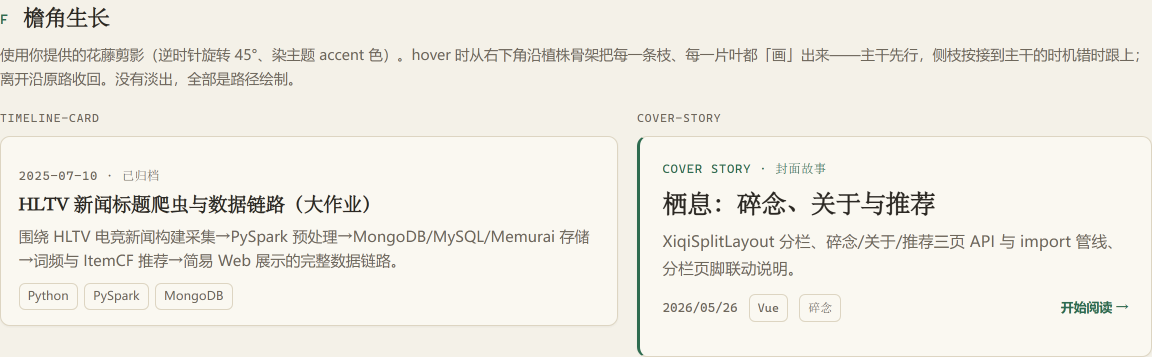
#> input picture designed/hover-options/f-idle.png, 2304 x 714 px, found by its file name (shown at 1/2 size)
$ python crop_br2.py
#> lines starting #> are read from the running program, lines starting #| are printed output that depends on the picture; after the words box and inside, x2 and y2 are one past the last pixel; in counts of white or black regions, pixels touching at a corner belong together
"""放大 cover-story 右下角 开始阅读 一带。"""
from PIL import Image
import numpy as np

img = Image.open(r"e:\Project\GrunRay_wiki\designed\hover-options\f-idle.png")
#> img is the input picture: PIL image 2304x714 RGB; mean R, G, B 239.7, 237.2, 229.2
W, H = img.size
#> W = 2304; H = 714
# 右下 280x200
crop = img.crop((W-280, H-200, W, H))
crop.resize((280*3, 200*3), Image.NEAREST).save(
    r"e:\Project\GrunRay_wiki\designed\hover-options\f-idle-br-zoom.png"
)
a = np.array(crop.convert("RGB"))
# unique-ish colors that aren't paper/text gray
paper = np.array([250, 248, 241])
diff = np.abs(a.astype(int) - paper).sum(axis=2)
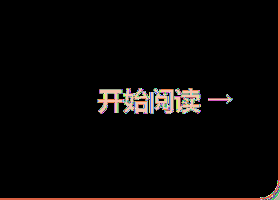
#> diff: shape (200, 280) int64; 269 distinct labels, from 0 to 507; one colour per label, 0 black
# pixels clearly not paper and not dark text
r,g,b = a[:,:,0].astype(int), a[:,:,1].astype(int), a[:,:,2].astype(int)
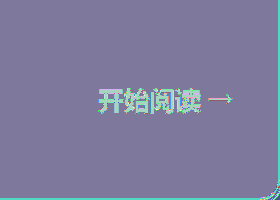
#> r: shape (200, 280) int64; 57 distinct labels, from 46 to 250; one colour per label, 0 black
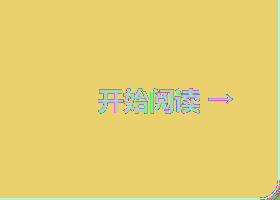
#> g: shape (200, 280) int64; 56 distinct labels, from 107 to 248; one colour per label, 0 black
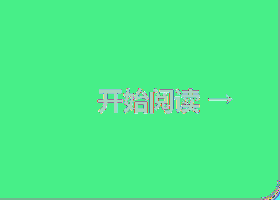
#> b: shape (200, 280) int64; 62 distinct labels, from 79 to 241; one colour per label, 0 black
green = (g > r+15) & (g > b+10) & (g > 60)
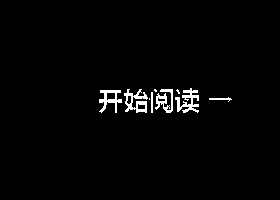
#> green: shape (200, 280) bool; 2% white; 9 white regions (3 under 20 px), largest, box (x1, y1, x2, y2) and area: (175, 88, 199, 113) 285, (124, 89, 148, 113) 280, (99, 90, 122, 113) 231, (155, 89, 173, 113) 213, (209, 97, 232, 102) 48, (151, 92, 153, 113) 42
print("green px in corner crop", int(green.sum()), "size", a.shape)
#| green px in corner crop 1118 size (200, 280, 3)
print("sample greens", a[green][:8] if green.any() else None)
#| sample greens [[122 151 139]
#|  [122 151 139]
#|  [ 84 107  79]
#|  [ 46 107  79]
#|  [ 46 107  94]
#|  [ 46 107  79]
#|  [ 46 107  79]
#|  [ 46 107  79]]
if green.any():
    vis = a.copy()
    vis[green] = (255,0,0)
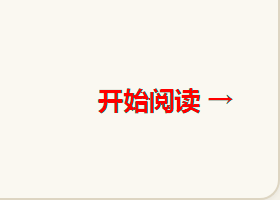
#> vis: shape (200, 280, 3); mean R, G, B 248.2, 241.5, 234.3
    Image.fromarray(vis).resize((280*3, 200*3), Image.NEAREST).save(
        r"e:\Project\GrunRay_wiki\designed\hover-options\f-idle-br-zoom-mark.png"
    )
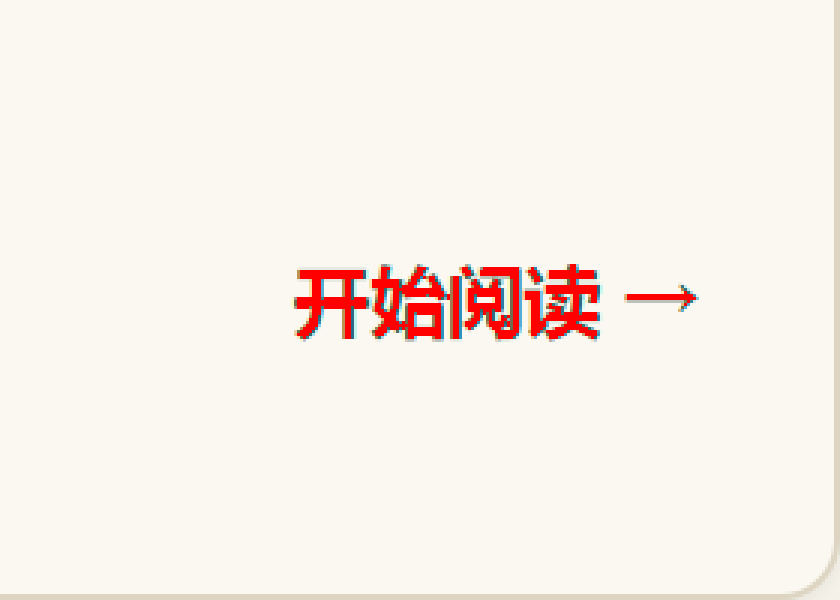
#> saved as f-idle-br-zoom-mark.png: PIL image 840x600 RGB; mean R, G, B 248.2, 241.5, 234.3
